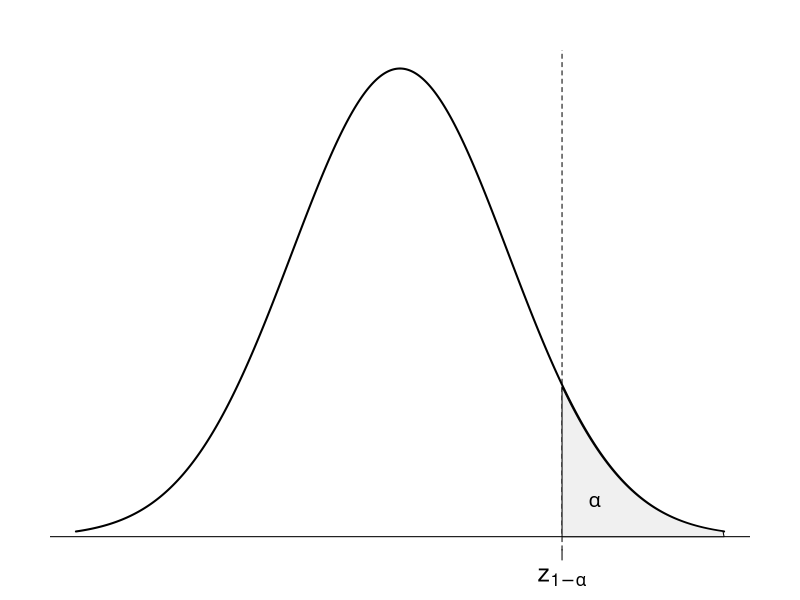

Write the R code that produced this figure.
# creating values a as a sequence from -3 to 3
a = seq(from = -3, to = 3, by = 0.01)
# calculating the densities of these values given the default mean=0 sd=1 normal distribution
b = dnorm(a)

# margins (bottom,left,top,right) , font style, axis label size
par(mai = c(b = 0.5, l = 0.5, t = 0.5, r = 0.5), font = 4, cex.axis = 1.5)
# axis numeration switched off, line width=2
plot(x = a, y = b, type = "l", ylab = "", xlab = "", axes = F, lwd = "2")
# 2 horizontal lines
abline(h = 0)
abline(v = 1.5, lty = 2)
# create and label x-axis
axis(1, at = 1.5, labels = expression(z[1 - alpha]))
# Filling LEFT
polygon(x = c(1.5, rev(a[451:601])), y = c(0, 0, rev(b[452:601])), col = "gray94")
# write alpha in the area of interest
text(1.8, 0.03, expression(alpha), cex = 1.2) 